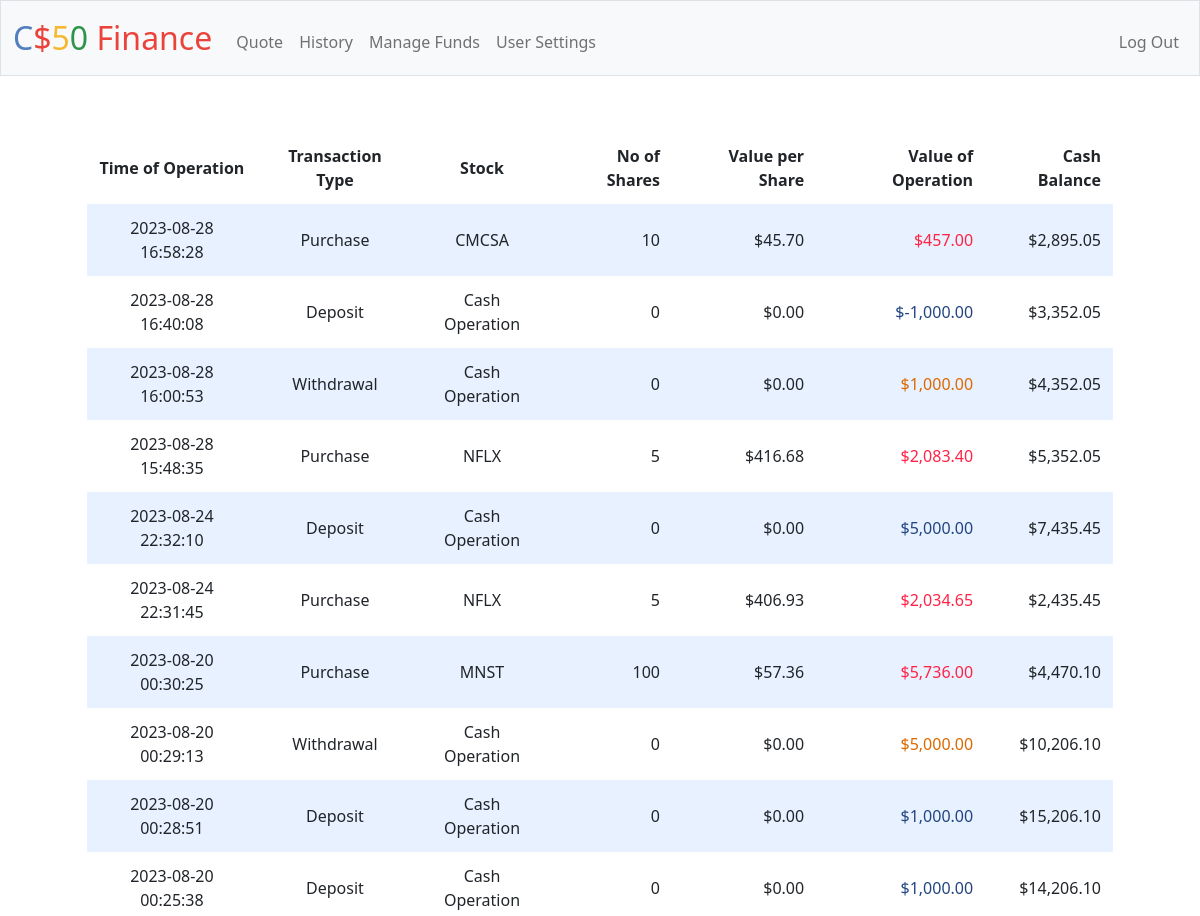
/history (signed in, upper part), run on an earlier commit of the app's database.
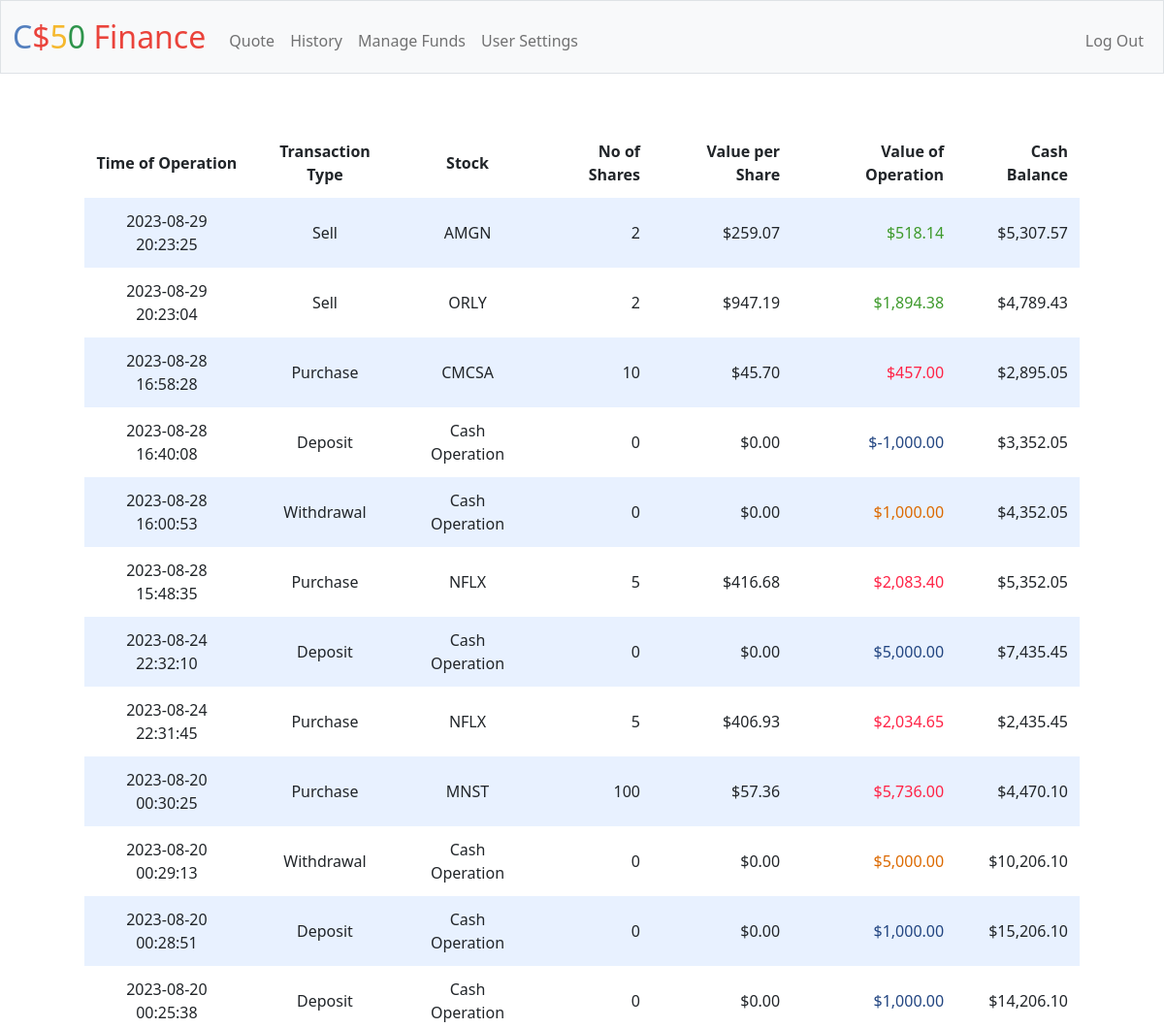
And on a later commit of the database.
### tables this page shows
CREATE TABLE 'history' (user_id INTEGER, stock_id INTEGER, operation TEXT NOT NULL, quantity INTEGER NOT NULL,'value' NUMERIC NOT NULL, time_stamp DATETIME NOT NULL, 'operation_id'  INTEGER PRIMARY KEY NOT NULL  ,'cash_balance' NUMERIC, FOREIGN KEY (user_id) REFERENCES users(id), FOREIGN KEY (stock_id) REFERENCES stocks(id));

CREATE TABLE stocks (id INTEGER PRIMARY KEY AUTOINCREMENT NOT NULL, symbol TEXT NOT NULL);

### app.py (the view)
@app.route("/history")
@login_required
def history():
    history = db.execute("SELECT time_stamp, operation, symbol, quantity, value, cash_balance FROM history JOIN stocks ON history.stock_id = stocks.id WHERE user_id = ? ORDER BY time_stamp DESC;",
                         session.get("user_id"))
    if (len(history) < 1):
        return render_template("/history.html",
                               message = "No operations history yet to display")
    else:
        for row in history:
            if (int(row['quantity']) == 0):
                row['value_per_share'] = 0
            else:
                row['value_per_share'] = float(row['value']) / int(row['quantity'])
            row['value'] = row['value']
            row['cash_balance'] = float(row['cash_balance'])
        return render_template("/history.html", history=history)

### app.py (called while the page is built)
@app.after_request
def after_request(response):
    response.headers["Cache-Control"] = "no-cache, no-store, must-revalidate"
    response.headers["Expires"] = 0
    response.headers["Pragma"] = "no-cache"
    return response

### helpers.py (called while the page is built)
def login_required(f):
    @wraps(f)
    def decorated_function(*args, **kwargs):
        if session.get("user_id") is None:
            return redirect("/login")
        return f(*args, **kwargs)
    return decorated_function

def usd(value):
    return f"${value:,.2f}"

### templates/history.html (shortened to what this page needs)
{% extends "layout.html" %}
{% block main %}
    <table>
        <thead>
            <tr>
                <th>Time of Operation</th>
                <th>Transaction Type</th>
                <th>Stock</th>
                <th class="number">No of Shares</th>
                <th class="number">Value per Share</th>
                <th class="number">Value of Operation</th>
                <th class="number">Cash Balance</th>
            </tr>
        </thead>
        <tbody>
            {% for row in history %}
                <tr>
                    <td>{{ row.time_stamp }}</td>
                    <td>{{ row.operation }}</td>
                    <td>{{ row.symbol }}</td>
                    <td class="number">{{ row.quantity }}</td>
                    <td class="number">{{ row.value_per_share | usd }}</td>
                    <td class="{{ row.operation }}">{{ row.value | usd }}</td>
                    <td class="number">{{ row.cash_balance | usd }}</td>
                </tr>
            {% endfor %}
        </tbody>
    </table>
    <br/>
{% endblock %}

### templates/layout.html (shortened to what this page needs)
<!DOCTYPE html>
<html lang="en">
    <head>
        <link href="https://cdn.jsdelivr.net/npm/bootstrap@5.1.3/dist/css/bootstrap.min.css" rel="stylesheet">
        <link href="/static/styles.css" rel="stylesheet">
    </head>
    <body>
        <nav class="bg-light border navbar navbar-expand-md navbar-light">
            <div class="container-fluid">
                <a class="navbar-brand" href="/"><span class="blue">C</span><span class="red">$</span><span class="yellow">5</span><span class="green">0</span> <span class="red">Finance</span></a>
                <div class="collapse navbar-collapse" id="navbar">
                    {% if session["user_id"] %}
                        <ul class="navbar-nav me-auto mt-2">
                            <li class="nav-item"><a class="nav-link" href="/quote">Quote</a></li>
                            <li class="nav-item"><a class="nav-link" href="/history">History</a></li>
                            <li class="nav-item"><a class="nav-link" href="/funds">Manage Funds</a></li>
                            <li class="nav-item"><a class="nav-link" href="/settings">User Settings</a></li>
                        </ul>
                        <ul class="navbar-nav ms-auto mt-2">
                            <li class="nav-item"><a class="nav-link" href="/logout">Log Out</a></li>
                        </ul>
                    {% else %}
                        <ul class="navbar-nav ms-auto mt-2">
                            <li class="nav-item"><a class="nav-link" href="/register">Register</a></li>
                            <li class="nav-item"><a class="nav-link" href="/login">Log In</a></li>
                        </ul>
                    {% endif %}
                </div>
            </div>
        </nav>
        <div class="container">
            <main class="container-fluid py-5 text-center">
                {% block main %}{% endblock %}
            </main>
        </div>
        <br/>
        <br/>
    </body>
</html>

### static/styles.css (style rules this page uses)
nav .navbar-brand { font-size: xx-large; }
nav .navbar-brand .blue { color: #537fbe; }
nav .navbar-brand .red { color: #ea433b; }
nav .navbar-brand .yellow { color: #f5b82e; }
nav .navbar-brand .green { color: #2e944b; }
.container { margin-left: auto; margin-right: auto; padding-left: 15px; padding-right: 15px; text-align: center; width: 90%; }
table { background-color: transparent; margin-bottom: 1rem; width: 100%; }
table th, table td { padding: 0.75rem; vertical-align: middle; }
tbody tr:nth-of-type(odd) { background-color: rgb(179, 208, 255, 0.3) }
.number { text-align: right; }
.Purchase { text-align: right; color: #ff2346; }
.Withdrawal { text-align: right; color: #dc6900; }
.Sell { text-align: right; color: #3e9a2c; }
.Deposit { text-align: right; color: #224581; }

What changed in the data, as far as the page shows it:
added history: time_stamp "2023-08-29 20:23:25", operation "Sell", symbol "AMGN", quantity "2", value_per_share "$259.07", value "$518.14", cash_balance "$5,307.57"
added history: time_stamp "2023-08-29 20:23:04", operation "Sell", symbol "ORLY", quantity "2", value_per_share "$947.19", value "$1,894.38", cash_balance "$4,789.43"
